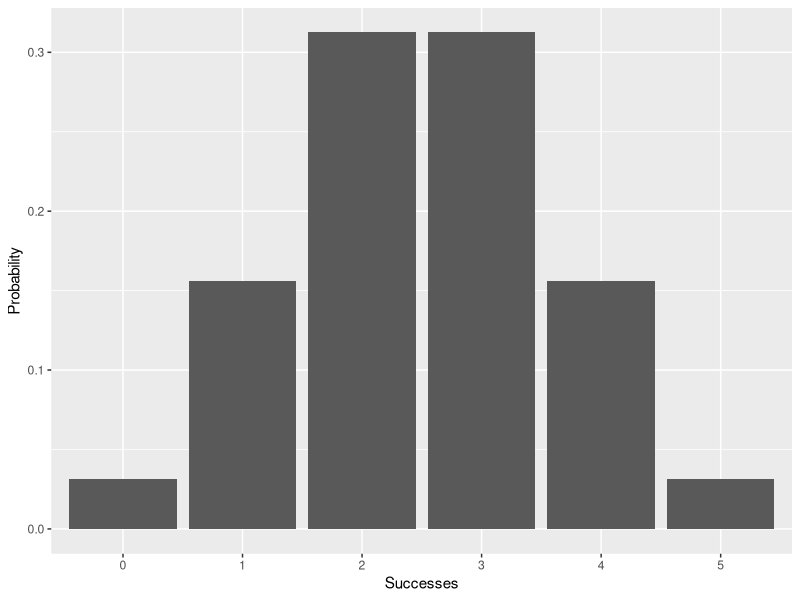
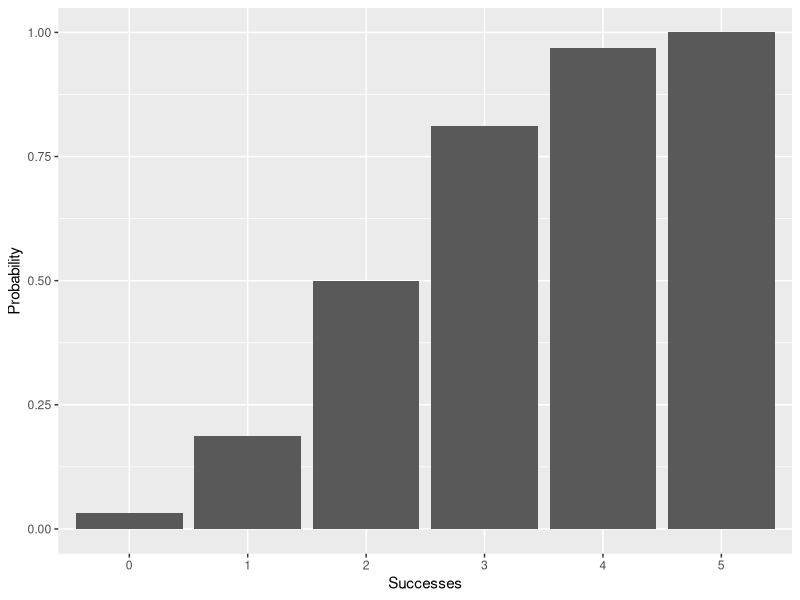
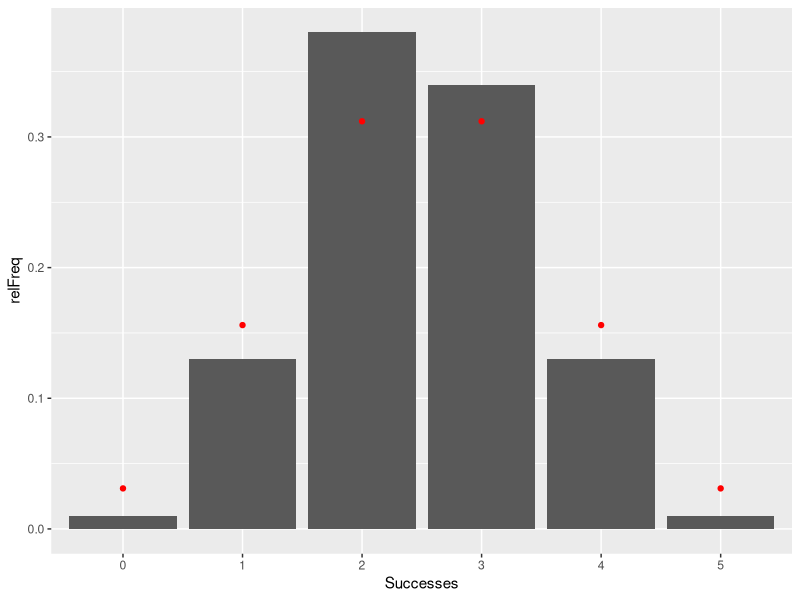
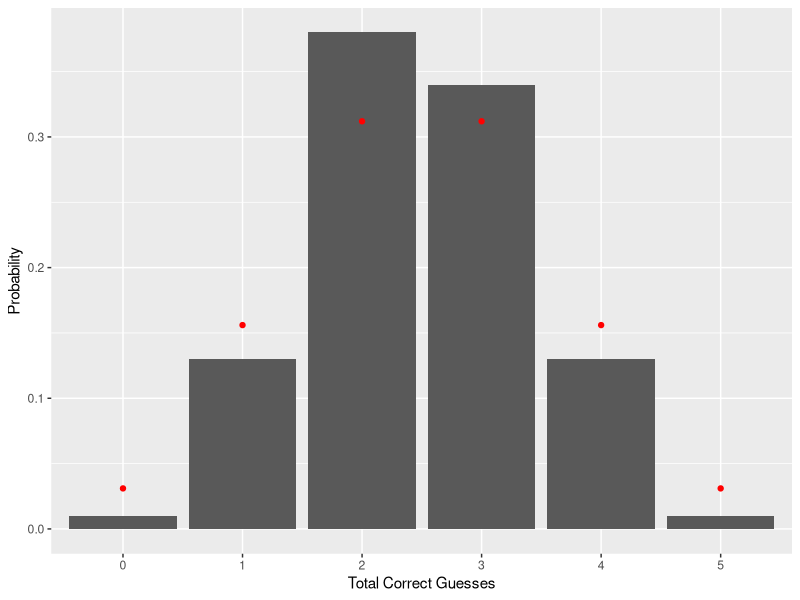

The R script that drew these images, in order:
## ---- chunk 1
library(tidyverse)
## ---- chunk 2
n <- 5
p <- 0.5

n*p

sqrt(n*p*(1-p))
## ---- chunk 3
k <- 3
q <- 1-p

step1 <- factorial(n)/(factorial(k)*factorial(n-k))
step2 <- p^k*q^(n-k)

step1*step2
## ---- chunk 4
dbinom(k, n, p)
## ---- chunk 5
dbinom(0:5, n, p)
## ---- chunk 6
dat <- tibble(Successes = as.factor(0:5), Probability = dbinom(0:5, n, p))

ggplot(dat, aes(Successes, Probability)) + geom_bar(stat = 'identity')
## ---- chunk 7
pbinom(k, n, p)

pbinom(0:5, n, p)
## ---- chunk 8
pDat <- tibble(Successes = as.factor(0:5), Probability = pbinom(0:5, n, p))
pDat
ggplot(pDat, aes(x = Successes, y = Probability)) + geom_bar(stat = 'identity')
## ---- chunk 9
set.seed(608)
handDat <- tibble(Successes = as.factor(round(rnorm(100, mean = 2.5, sd = .90), 0)))

freqDistr <- handDat %>%
  count(Successes) %>%
  mutate(relFreq = n / sum(n),
         expProb = round(dbinom(0:5, 5, 0.5), 3)) %>%
    rename(rawFreq = n) 

freqDistr
## ---- chunk 10
p1 <- ggplot(freqDistr, aes(x = Successes, y = relFreq)) + geom_bar(stat = 'identity') +
  geom_point(aes(x = Successes, y = expProb), colour = 'red')
  
p1
## ---- chunk 11
p1 + 
  labs(x = 'Total Correct Guesses', y = 'Probability')
